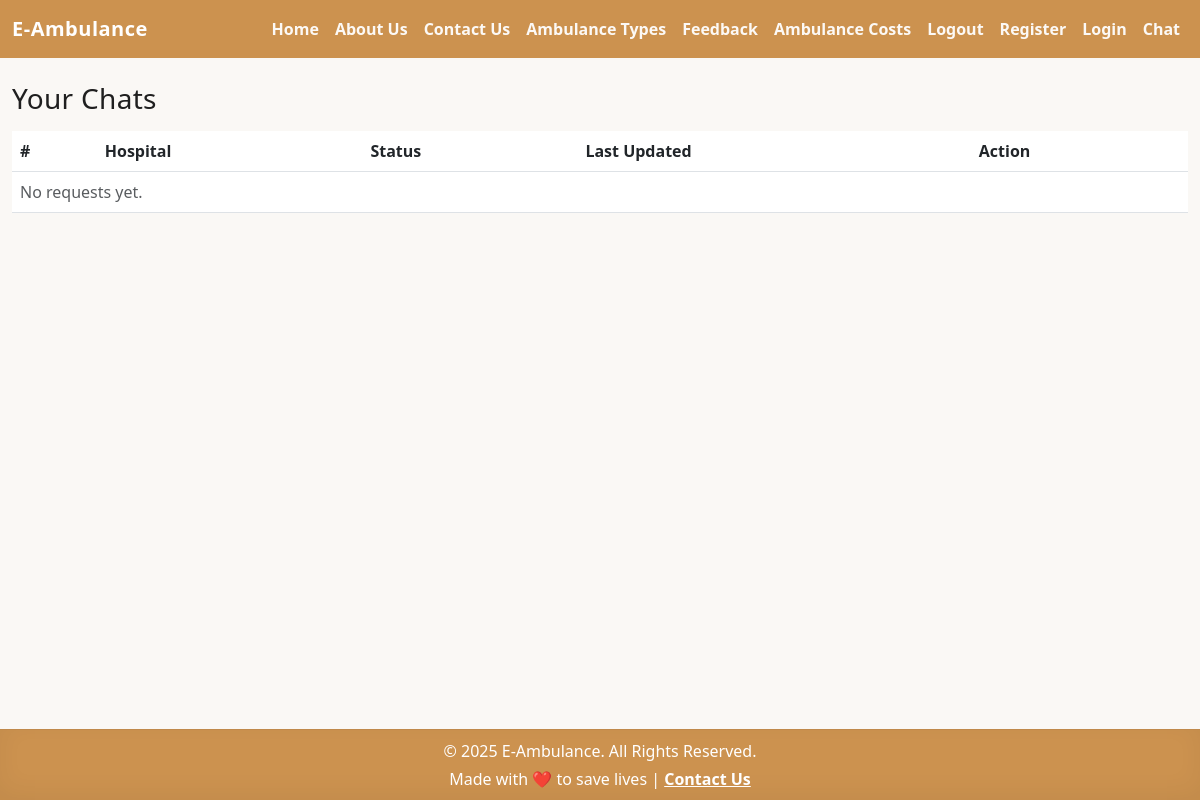
/chats/ (signed in), run on an earlier commit of the app's database.
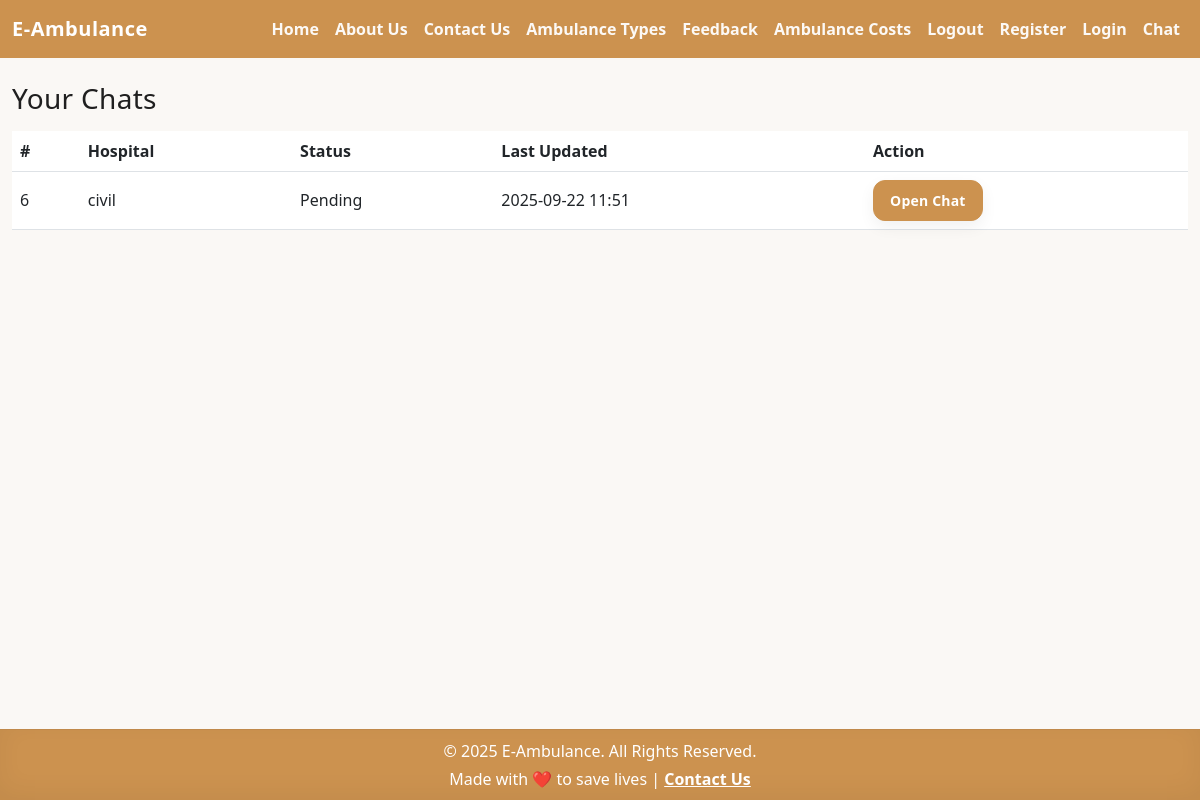
And on a later commit of the database.
### ambulance/models.py (models this page shows, shortened)
class EmergencyRequest(models.Model):
    user = models.ForeignKey(User, on_delete=models.CASCADE)
    ambulance = models.ForeignKey(Ambulance, on_delete=models.CASCADE, null=True, blank=True)
    request_time = models.DateTimeField(auto_now_add=True)  # already hai
    expiry_time = models.DateTimeField(null=True, blank=True)
    created_at = models.DateTimeField(auto_now_add=True)  # 👈 yeh add karo
    status = models.CharField(
        max_length=20,
        choices=[
            ('pending', 'Pending'),
            ('accepted', 'Accepted'),
            ('completed', 'Completed'),
            ('expired', 'Expired'),
        ],
        default='pending'
    )
    pickup_address = models.CharField(max_length=255, null=True, blank=True)
    hospital_name = models.CharField(max_length=255, null=True, blank=True)
    hospital_address = models.CharField(max_length=255, null=True, blank=True)
    request_type = models.CharField(
        max_length=50,
        choices=[('emergency', 'Emergency'), ('normal', 'Normal')],
        default='emergency'
    )

### ambulance/views.py (the view)
# urls.py: path("chats/", views.user_chat_list, name="chat_list"),
def user_chat_list(request):
    user_id = request.session.get("user_id")
    if not user_id:
        return redirect("login")
    try:
        current_user = User.objects.get(pk=user_id)
    except User.DoesNotExist:
        return redirect("login")
    requests_qs = EmergencyRequest.objects.filter(user=current_user).order_by("-created_at")
    return render(request, "chat_list.html", {
        "user": current_user,
        "requests": requests_qs,
    })

### ambulance/templates/chat_list.html (shortened to what this page needs)
{% extends "home.html" %}
{% block content %}
  <h3>Your Chats</h3>
  <table class="table table-hover align-middle">
    <thead>
      <tr>
        <th>#</th>
        <th>Hospital</th>
        <th>Status</th>
        <th>Last Updated</th>
        <th>Action</th>
      </tr>
    </thead>
    <tbody>
      {% for r in requests %}
      <tr>
        <td>{{ r.id }}</td>
        <td>{{ r.hospital_name }}</td>
        <td>{{ r.status|title }}</td>
        <td>{{ r.created_at|date:"Y-m-d H:i" }}</td>
        <td>
          <a class="btn btn-sm btn-primary" href="{% url 'user_chat' r.id %}">Open Chat</a>
        </td>
      </tr>
      {% empty %}
      <tr><td colspan="5" class="text-muted">No requests yet.</td></tr>
      {% endfor %}
    </tbody>
  </table>
{% endblock %}

What changed in the data, as far as the page shows it:
added EmergencyRequest: id "6", hospital_name "civil", status "Pending", created_at "2025-09-22 11:51"
Also different on the page:
text no longer shown: "No requests yet."
